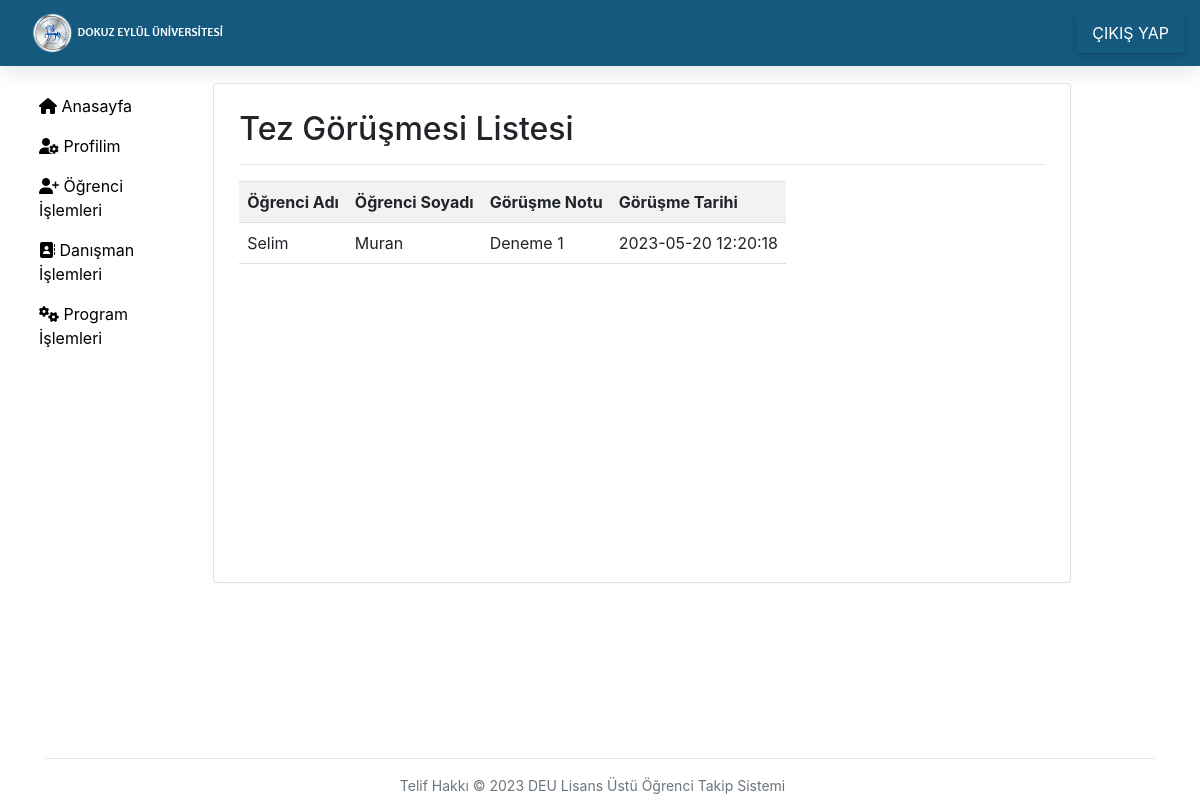
The page /gorusme_listele.php (signed in) on the database its author committed.
### tables this page shows
CREATE TABLE IF NOT EXISTS `tez_gorusme` (
  `gorusme_id` int(11) NOT NULL AUTO_INCREMENT,
  `ogrenci_id` int(11) NOT NULL,
  `tez_id` int(11) NOT NULL,
  `gorusme_tarihi` datetime NOT NULL DEFAULT CURRENT_TIMESTAMP,
  `gorusme_notu` text NOT NULL,
  PRIMARY KEY (`gorusme_id`),
  KEY `ogrenci_id` (`ogrenci_id`),
  KEY `tez_id` (`tez_id`)
);

CREATE TABLE IF NOT EXISTS `ogrenci` (
  `ogrenci_id` int(11) NOT NULL AUTO_INCREMENT,
  `ogrenci_isim` varchar(255) NOT NULL,
  `ogrenci_soyisim` varchar(255) NOT NULL,
  `ogrenci_mail` varchar(255) NOT NULL,
  `ogrenci_mobil` varchar(13) NOT NULL,
  `program_id` int(11) NOT NULL,
  `danisman_id` int(11) DEFAULT NULL,
  `aktif_asama` int(11) NOT NULL DEFAULT '0',
  `kayit_durumu` enum('yeniledi','yenilemedi') NOT NULL DEFAULT 'yeniledi',
  `danisman_atamatarihi` datetime DEFAULT NULL,
  `ogrenci_olusturmatarihi` datetime NOT NULL DEFAULT CURRENT_TIMESTAMP,
  PRIMARY KEY (`ogrenci_id`),
  KEY `program_id` (`program_id`),
  KEY `danisman_id` (`danisman_id`)
);

### gorusme_listele.php (the view)
<?php
include('config/database.php');
include('inc/header.php');
include('inc/container.php');
if($_SESSION['kullanici_rol'] == 'yonetici'){
$tez_query = "SELECT m.*, o.ogrenci_isim, o.ogrenci_soyisim FROM tez_gorusme AS m
               INNER JOIN ogrenci AS o ON m.ogrenci_id = o.ogrenci_id";
$tez_result = $conn->query($tez_query);
}else if($_SESSION['kullanici_rol'] == 'danisman'){
    $danisman_id = $_SESSION['kullanici_id'];
    $tez_query = "SELECT m.*, o.ogrenci_isim, o.ogrenci_soyisim FROM tez_gorusme AS m
               INNER JOIN ogrenci AS o ON m.ogrenci_id = o.ogrenci_id WHERE o.danisman_id = $danisman_id ";
$tez_result = $conn->query($tez_query);
}
?>
<h2>Tez Görüşmesi Listesi</h2>
<hr>
<table class="table table-striped">
    <tr>
        <th>Öğrenci Adı</th>
        <th>Öğrenci Soyadı</th>
        <th>Görüşme Notu</th>
        <th>Görüşme Tarihi</th>
    </tr>
    <?php
    if ($tez_result->num_rows > 0) {
        while ($row = $tez_result->fetch_assoc()) {
            echo "<tr>";
            echo "<td>".$row['ogrenci_isim']."</td>";
            echo "<td>".$row['ogrenci_soyisim']."</td>";
            echo "<td>".$row['gorusme_notu']."</td>";
            echo "<td>".$row['gorusme_tarihi']."</td>";
            echo "</tr>";
        }
    } else {
        echo "<tr>";
        echo "<td colspan='5'>Kayıtlı görüşme bulunamadı.</td>";
        echo "</tr>";
    }
    ?>
</table>
<?php
include('inc/footer.php');
?>

### css/style.css (style rules this page uses)
table { max-width: 100%; border-collapse: collapse; }
.table th, .table td { padding: 8px; text-align: left; border-bottom: 1px solid #ddd; }
@media (min-width: 820px) AND (max-width: 1310px) { table { display: block; overflow-x: auto; } }
@media (min-width: 820px) AND (max-width: 1310px) { .table th, .table td { white-space: nowrap; } }

### rows shown on the page
tez_gorusme: ogrenci.ogrenci_isim "Selim", ogrenci.ogrenci_soyisim "Muran", gorusme_notu "Deneme 1", gorusme_tarihi "2023-05-20 12:20:18"
